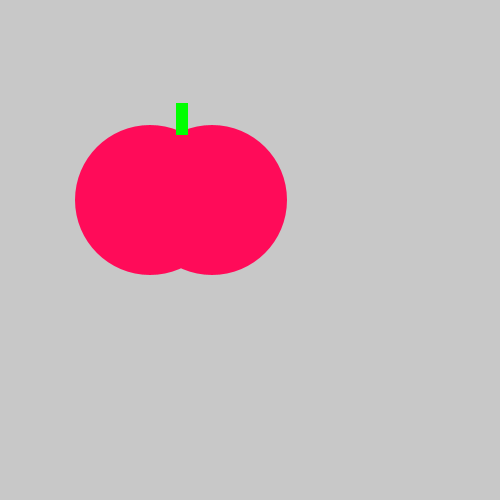
Frame 1 (no input)
Frame 60 (the mouse pressed at the canvas centre just before this capture): identical to frame 1, image omitted
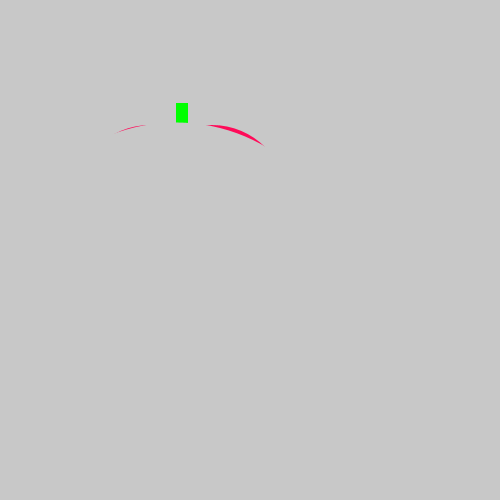
Frame 120 (the mouse held since frame 60 and released just before this capture)

The Processing sketch that drew these frames (run headless with seeded random() and noise(); from frame 60 on, the mouse is pressed at the canvas centre):

// Processing sketch: tasty_tomato
// ── tasty_tomato.pde
 void setup() {
    size(500, 500);
}
void draw() {
    background(200, 200, 200);
    fill(255,11,89);
    noStroke();
    ellipse(150, 200, 150, 150);
    ellipse(212, 200, 150, 150);
    fill(0,255,0);
    rect(176, 103, 12, 32);
    fill(200, 200, 200);
    if(mousePressed){
      ellipse(176, 300, 355, 355);
    }
   
}
